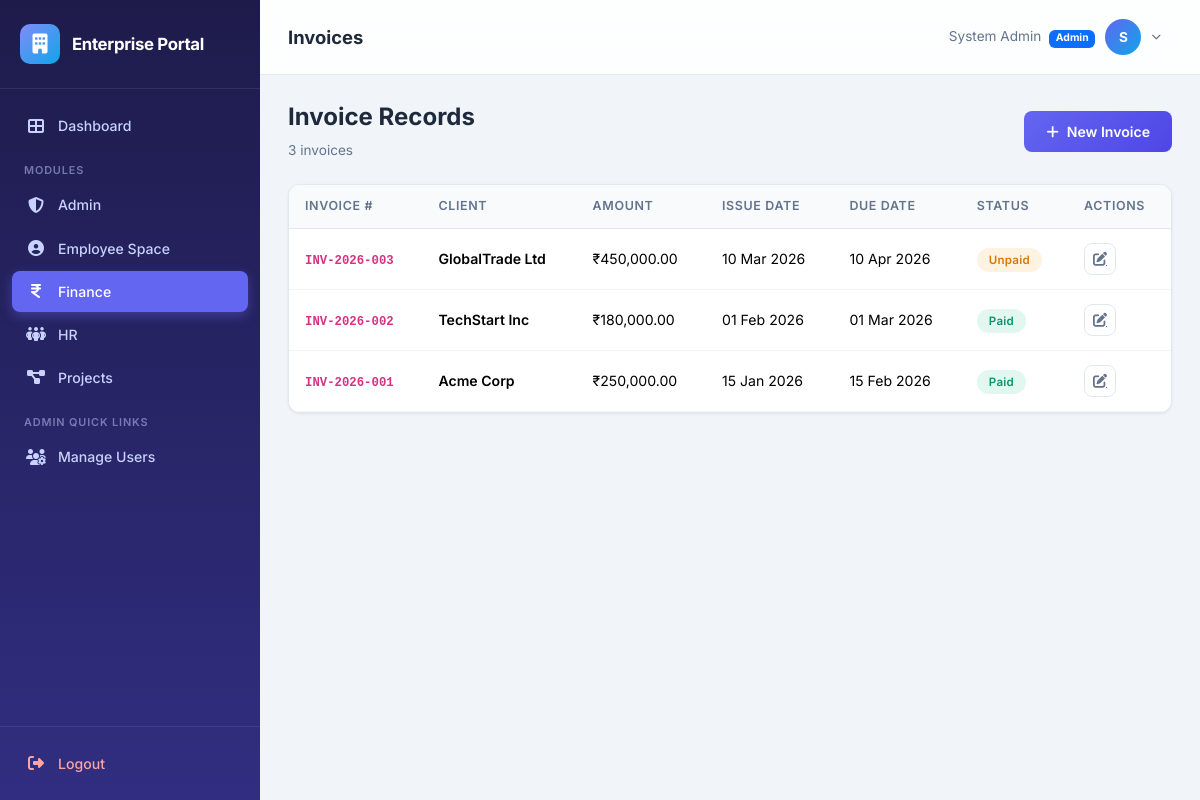
Page /finance/invoices (signed in) on the committed database.
### app/models.py (models this page shows, shortened)
class Module(db.Model):
    __tablename__ = 'modules'
    id = db.Column(db.Integer, primary_key=True)
    name = db.Column(db.String(50), unique=True, nullable=False)
    slug = db.Column(db.String(50), unique=True, nullable=False)
    description = db.Column(db.String(200), default='')
    icon = db.Column(db.String(50), default='fas fa-cube')

class User(UserMixin, db.Model):
    __tablename__ = 'users'
    id = db.Column(db.Integer, primary_key=True)
    username = db.Column(db.String(80), unique=True, nullable=False, index=True)
    email = db.Column(db.String(120), unique=True, nullable=False)
    password_hash = db.Column(db.String(256), nullable=False)
    full_name = db.Column(db.String(150), nullable=False)
    phone = db.Column(db.String(20), default='')
    is_admin = db.Column(db.Boolean, default=False)
    is_active_user = db.Column(db.Boolean, default=True)
    must_change_password = db.Column(db.Boolean, default=False)
    created_at = db.Column(db.DateTime, default=datetime.utcnow)
    modules = db.relationship('Module', secondary='user_modules', backref=db.backref('users', lazy='dynamic'))
    employee = db.relationship('Employee', backref='user', uselist=False, lazy='joined')
    tasks_assigned = db.relationship('Task', backref='assignee', foreign_keys='Task.assigned_to')
    expenses = db.relationship('Expense', backref='submitter', foreign_keys='Expense.submitted_by')
    projects_created = db.relationship('Project', backref='creator', foreign_keys='Project.created_by')
    @property
    def is_active(self):
        return self.is_active_user

class Invoice(db.Model):
    __tablename__ = 'invoices'
    id = db.Column(db.Integer, primary_key=True)
    invoice_number = db.Column(db.String(30), unique=True, nullable=False)
    client_name = db.Column(db.String(150), nullable=False)
    amount = db.Column(db.Float, nullable=False)
    issue_date = db.Column(db.Date, default=date.today)
    due_date = db.Column(db.Date, nullable=True)
    status = db.Column(db.String(20), default='Unpaid')      # Unpaid, Paid, Overdue, Cancelled
    description = db.Column(db.Text, default='')

### app/finance/routes.py (the view)
@bp.route('/invoices')
@module_required('finance')
def invoices():
    all_invoices = Invoice.query.order_by(Invoice.issue_date.desc()).all()
    return render_template('finance/invoices.html', invoices=all_invoices)

### app/templates/finance/invoices.html (shortened to what this page needs)
{% extends "base.html" %}
{% block page_title %}Invoices{% endblock %}
{% block content %}
<div class="d-flex justify-content-between align-items-center mb-4">
    <div>
        <h4 style="font-weight:700;">Invoice Records</h4>
        <p style="color:var(--text-secondary); font-size:0.85rem; margin:0;">{{ invoices | length }} invoices</p>
    </div>
    <a href="{{ url_for('finance.add_invoice') }}" class="btn btn-primary" id="btn-add-invoice">
        <i class="fas fa-plus me-2"></i>New Invoice
    </a>
</div>
<div class="data-card">
    <div class="table-responsive">
        <table class="table" id="invoices-table">
            <thead>
                <tr>
                    <th>Invoice #</th>
                    <th>Client</th>
                    <th>Amount</th>
                    <th>Issue Date</th>
                    <th>Due Date</th>
                    <th>Status</th>
                    <th>Actions</th>
                </tr>
            </thead>
            <tbody>
                {% for inv in invoices %}
                <tr>
                    <td><code class="fw-semibold">{{ inv.invoice_number }}</code></td>
                    <td class="fw-semibold">{{ inv.client_name }}</td>
                    <td>₹{{ "{:,.2f}".format(inv.amount) }}</td>
                    <td>{{ inv.issue_date.strftime('%d %b %Y') if inv.issue_date else '—' }}</td>
                    <td>{{ inv.due_date.strftime('%d %b %Y') if inv.due_date else '—' }}</td>
                    <td><span class="badge-status badge-{{ inv.status | lower }}">{{ inv.status }}</span></td>
                    <td>
                        <a href="{{ url_for('finance.edit_invoice', invoice_id=inv.id) }}" class="btn-action" title="Edit">
                            <i class="fas fa-pen-to-square"></i>
                        </a>
                    </td>
                </tr>
                {% else %}
                <tr><td colspan="7" class="text-center py-4" style="color:var(--text-secondary);">No invoices created</td></tr>
                {% endfor %}
            </tbody>
        </table>
    </div>
</div>
{% endblock %}

### app/templates/base.html (shortened to what this page needs)
<!DOCTYPE html>
<html lang="en">
<head>
    <link href="https://cdn.jsdelivr.net/npm/bootstrap@5.3.3/dist/css/bootstrap.min.css" rel="stylesheet">
    <link href="https://cdnjs.cloudflare.com/ajax/libs/font-awesome/6.5.1/css/all.min.css" rel="stylesheet">
    <link rel="stylesheet" href="{{ url_for('static', filename='css/style.css') }}">
</head>
<body>
    <aside id="sidebar" class="sidebar">
        <div class="sidebar-brand">
            <div class="brand-icon">
                <i class="fas fa-building"></i>
            </div>
            <h5>Enterprise Portal</h5>
        </div>
        <nav class="sidebar-nav">
            <a href="{{ url_for('main_dashboard') }}" class="nav-link">
                <i class="fas fa-th-large"></i>
                <span>Dashboard</span>
            </a>
            <div class="nav-label">Modules</div>
            {% for mod in user_modules %}
                {% if mod.slug == 'admin' %}
                <a href="{{ url_for('admin.dashboard') }}" class="nav-link" id="nav-admin">
                    <i class="fas fa-shield-halved"></i>
                    <span>Admin</span>
                </a>
                {% elif mod.slug == 'hr' %}
                <a href="{{ url_for('hr.dashboard') }}" class="nav-link" id="nav-hr">
                    <i class="fas fa-people-group"></i>
                    <span>HR</span>
                </a>
                {% elif mod.slug == 'pm' %}
                <a href="{{ url_for('pm.dashboard') }}" class="nav-link" id="nav-pm">
                    <i class="fas fa-diagram-project"></i>
                    <span>Projects</span>
                </a>
                {% elif mod.slug == 'finance' %}
                <a href="{{ url_for('finance.dashboard') }}" class="nav-link" id="nav-finance">
                    <i class="fas fa-indian-rupee-sign"></i>
                    <span>Finance</span>
                </a>
                {% elif mod.slug == 'employee' %}
                <a href="{{ url_for('employee.dashboard') }}" class="nav-link" id="nav-employee">
                    <i class="fas fa-user-circle"></i>
                    <span>Employee Space</span>
                </a>
                {% endif %}
            {% endfor %}
            {% if current_user.is_admin %}
            <div class="nav-label">Admin Quick Links</div>
            <a href="{{ url_for('admin.users') }}" class="nav-link">
                <i class="fas fa-users-cog"></i>
                <span>Manage Users</span>
            </a>
            {% endif %}
        </nav>
        <div class="sidebar-footer">
            <a href="{{ url_for('auth.logout') }}" class="nav-link">
                <i class="fas fa-right-from-bracket"></i>
                <span>Logout</span>
            </a>
        </div>
    </aside>
    <div class="main-content">
        <header class="top-navbar">
            <div class="d-flex align-items-center gap-3">
                <h1 class="page-title">{% block page_title %}Dashboard{% endblock %}</h1>
            </div>
            <div class="user-dropdown">
                <button class="user-dropdown-toggle" id="userDropdownBtn" type="button">
                    <span class="d-none d-md-inline" style="font-size:0.85rem; color: var(--text-secondary);">
                        {{ current_user.full_name }}
                        {% if current_user.is_admin %}
                            <span class="badge bg-primary ms-1" style="font-size:0.65rem;">Admin</span>
                        {% endif %}
                    </span>
                    <div class="user-avatar">
                        {{ current_user.full_name[0] | upper }}
                    </div>
                    <i class="fas fa-chevron-down" style="font-size:0.6rem; color:var(--text-secondary);"></i>
                </button>
            </div>
        </header>
        <div class="page-body">
            {% block content %}{% endblock %}
        </div>
    </div>
</body>
</html>

### rows in the picture
User: full_name "System Admin", full_name "S"
Invoice: invoice_number "INV-2026-003", client_name "GlobalTrade Ltd", amount "450,000.00", issue_date "10 Mar 2026", due_date "10 Apr 2026", status "Unpaid"
Invoice: invoice_number "INV-2026-002", client_name "TechStart Inc", amount "180,000.00", issue_date "01 Feb 2026", due_date "01 Mar 2026", status "Paid"
Invoice: invoice_number "INV-2026-001", client_name "Acme Corp", amount "250,000.00", issue_date "15 Jan 2026", due_date "15 Feb 2026", status "Paid"

### other values in the picture
{{ invoices | length }} "3"
